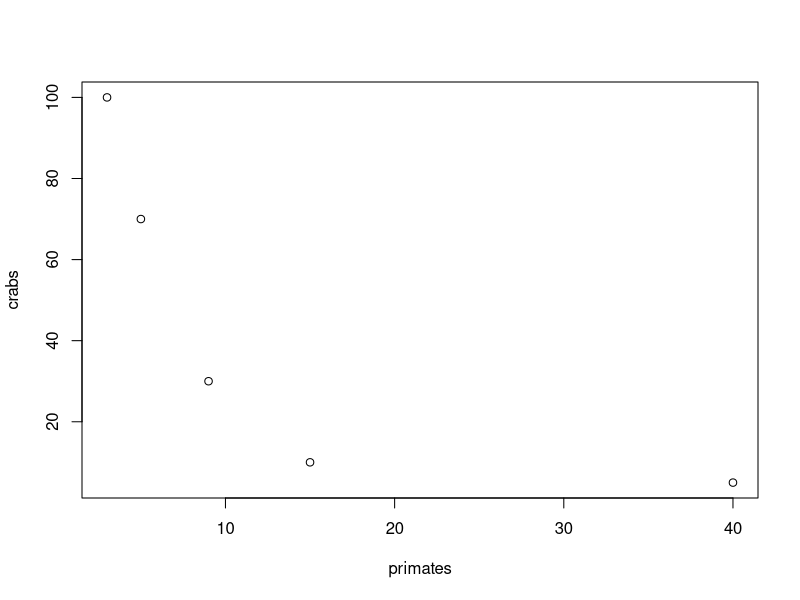
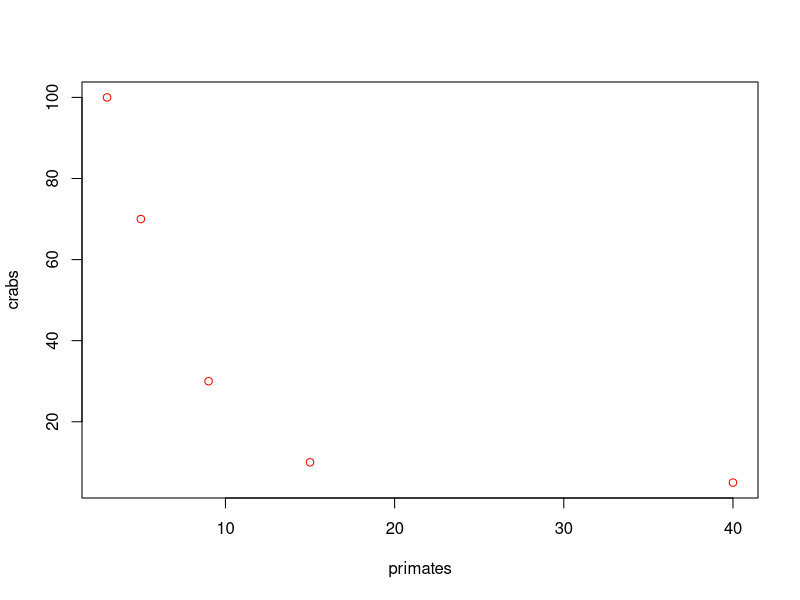
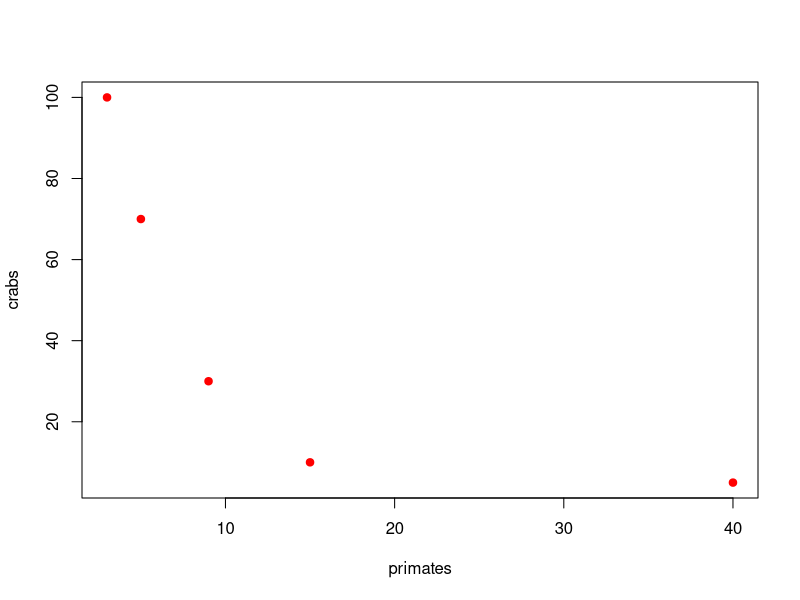
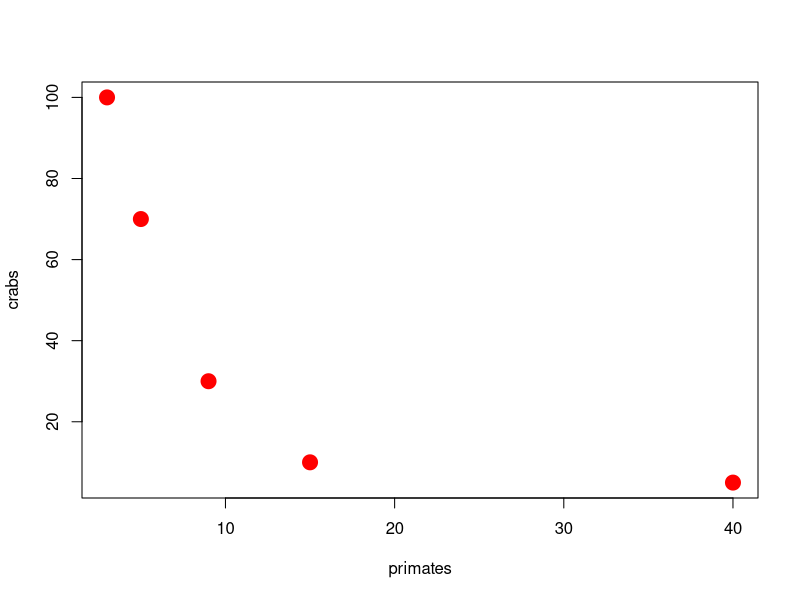
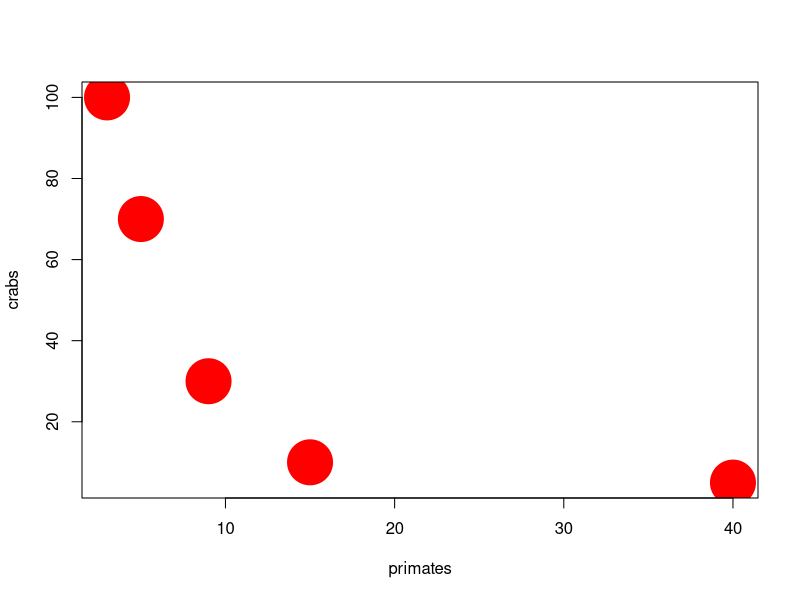
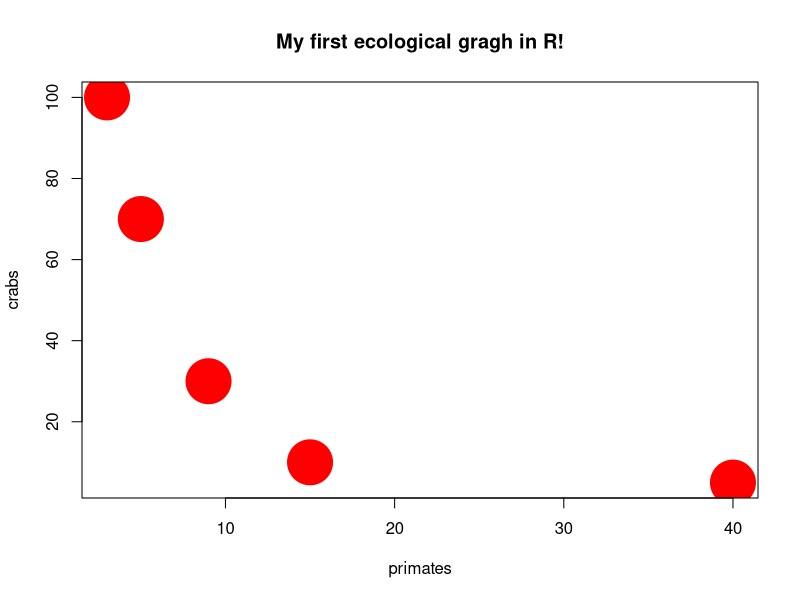

Reproduce these figures in R, in order.
# write whaever you want here! 

# this is an array
primates <- c(3, 5, 9, 15, 40)
primates 

# new set:
crabs <- c(100, 70, 30, 10,5)
crabs

# first plot in R
plot(primates, crabs)

plot(primates, crabs, col="red")

plot(primates, crabs, col="red", pch=19)

plot(primates, crabs, col="red", pch=19, cex=2)

plot(primates, crabs, col="red", pch=19, cex=6)

plot(primates, crabs, col="red", pch=19, cex=6, main="My first ecological gragh in R!")

# create a dataframe
ecoset <- data.frame(primates, crabs)
ecoset

# ecological numbers
# mean number of individualsm per site
(3+5+9+15+40)/5

# summary of the dataframe
summary(ecoset) # laurel: Ecosets
